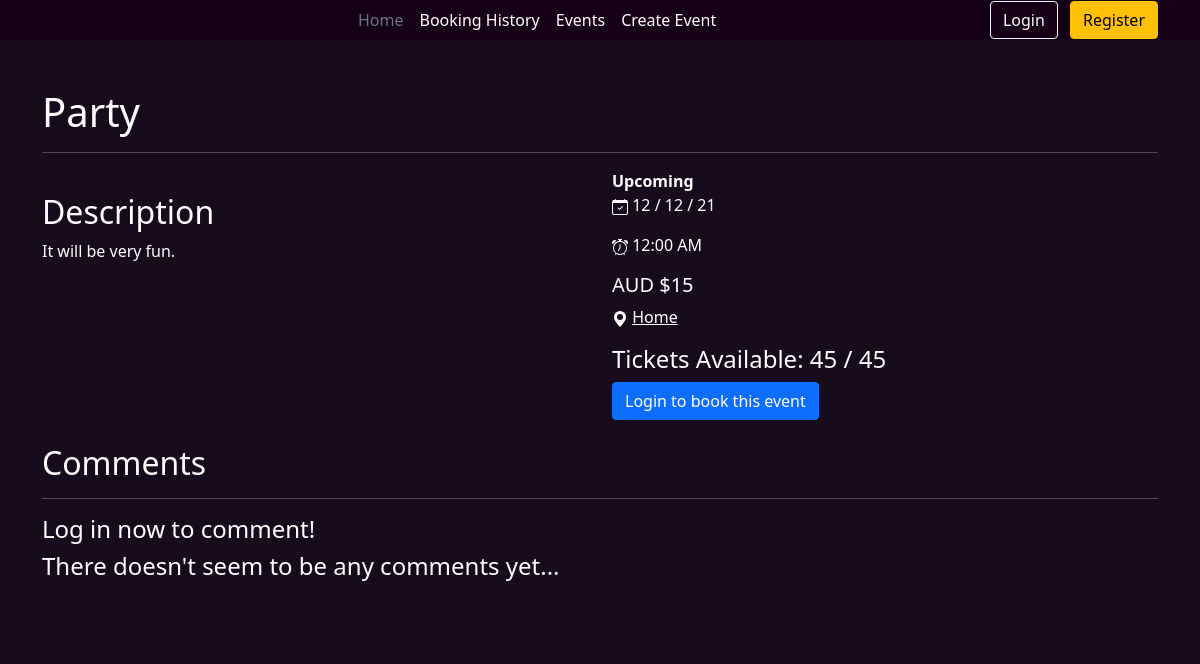
Page /event/view/1 on the earlier database version.
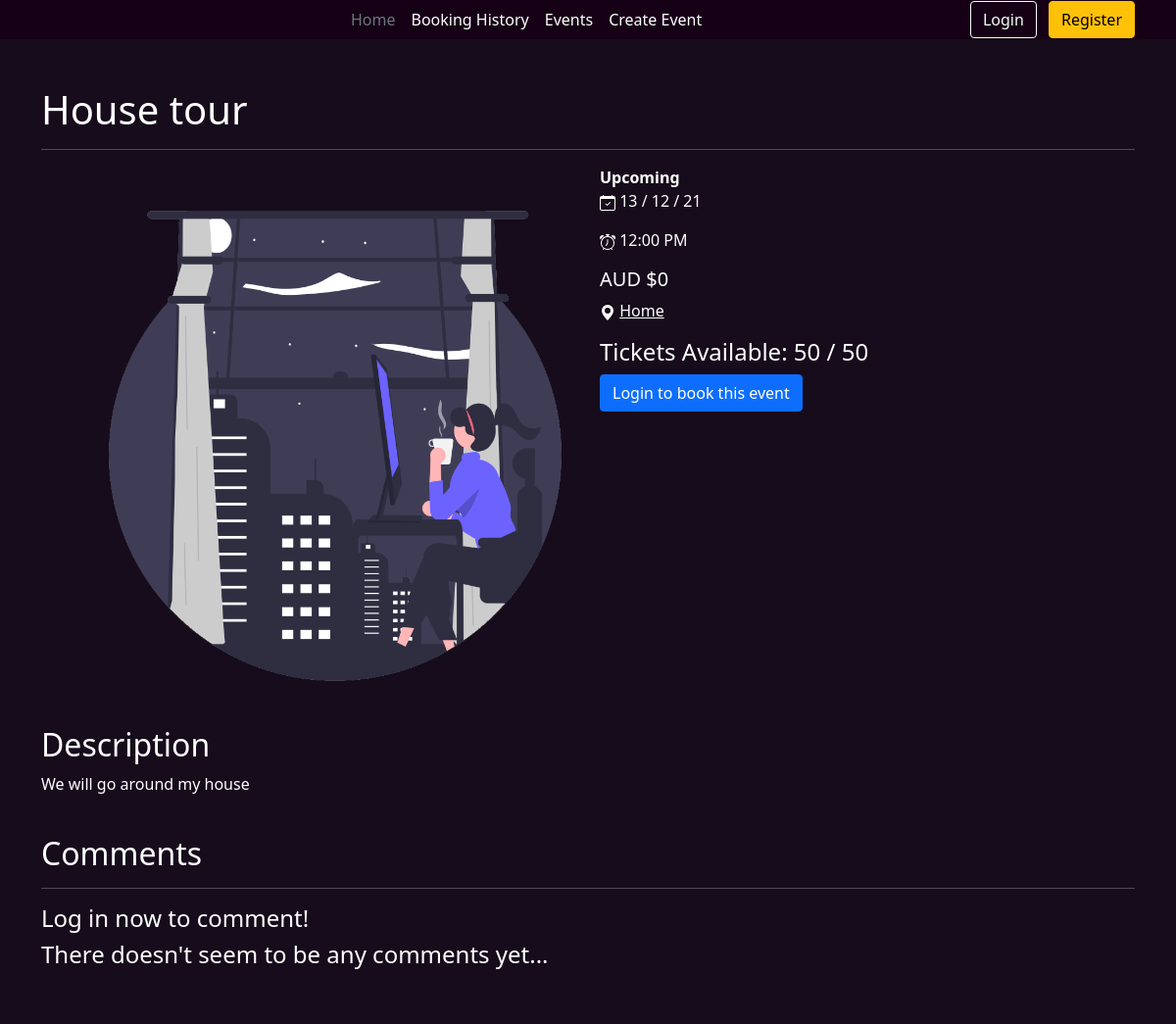
Same page on the later database version.
### website/models.py (models this page shows)
class Event(db.Model):
    __tablename__ = "events"
    EventID = db.Column(db.Integer, primary_key = True, nullable = False, autoincrement=True)
    Name = db.Column(db.String(256), nullable = False)
    Description = db.Column(db.String(256), nullable = False)
    Status = db.Column(db.String(256), nullable = False)
    DateTime = db.Column(db.DateTime, nullable = False)
    Cost = db.Column(db.Integer, nullable = False)
    Address = db.Column(db.String(256), nullable = False)
    AvailableTickets = db.Column(db.Integer, nullable = False)
    TotalTickets = db.Column(db.Integer, nullable = False)
    Image = db.Column(db.String(256), nullable = True)
    Username = db.Column(db.Integer, db.ForeignKey('users.Username'))
    CategoryID = db.Column(db.Integer, db.ForeignKey('categories.CategoryID'))
    Comments = db.relationship("Comment", backref="Event")
    Orders = db.relationship("Order", backref="Event")

### website/event.py (the view)
@eventbp.route('/view/<int:id>', methods=['GET', 'POST'])
def view(id):
    event = Event.query.filter_by(EventID = id).first()
    form = CreateComment()
    if event is None:
        return abort(404)
    bookingForm = bookEvent(event)
    if form.validate_on_submit():
        return redirect(url_for('event.view', id=id))
    return render_template("event/view.html", event = event, form = form , bookingForm = bookingForm)

### website/forms.py (called while the page is built)
def bookEvent(event):
    class CreateBooking(FlaskForm):
        Amount = IntegerField("Number of Tickets", validators=[InputRequired(), NumberRange(min = 1, max = event.AvailableTickets)])
        Submit = SubmitField("Place order")
    return CreateBooking()

### website/templates/event/view.html (shortened to what this page needs)
{% extends "base.html" %}
{% block body %}
<div class="container">
  <div class="white event-content mt-5">
    <h1 class="mb-3" style="text-align: left;">{{event.Name}}</h1>
    <hr>
    <div class="row mb-4">
      <div class="col-6">
        <img width="600px" src="{{ url_for('static' , filename=event.Image) }}" alt="">
        <h2>Description</h2>
        <p>{{event.Description}}</p>
      </div>
      <div class="col-6">
        <strong>{{event.Status}}</strong>
        <p> {{event.DateTime.strftime('%d / %m / %y')}}</p>
        <p> {{event.DateTime.strftime('%I:%M %p')}}</p>
        <h5>AUD ${{event.Cost}}</h5>
        <p><svg xmlns="http://www.w3.org/2000/svg" width="16" height="16" fill="currentColor" class="bi bi-geo-alt-fill" viewBox="0 0 16 16">
            <path d="M8 16s6-5.686 6-10A6 6 0 0 0 2 6c0 4.314 6 10 6 10zm0-7a3 3 0 1 1 0-6 3 3 0 0 1 0 6z"/>
          </svg> <a style="color: white;" target="_blank" href="https://maps.google.com/?q={{event.Address}}">{{event.Address}}</a></p>
        <h4>Tickets Available: {{event.AvailableTickets}} / {{event.TotalTickets}}</h4>
        {% if current_user.is_authenticated %}
        <button type="button" class="btn btn-primary" data-bs-toggle="modal" data-bs-target="#bookingModal">
          Purchase Tickets
        </button>
        {% else %}
        <a href="{{url_for('auth.login')}}" class="btn btn-primary">Login to book this event</a>
        {% endif %}
      </div>
    </div>
    <div class="comments">
      <h2>Comments</h2>
      <hr>
      {% if current_user.is_authenticated %}
      <form action="" method="POST">
        {{form.hidden_tag()}}
        <div class="form-group">
          {{form.Content()}}
          {{form.Submit()}}
        </div>
      </form>
      {%else%}
      <h4>Log in now to comment!</h4>
      {% endif %}
      {% if event.Comments | length < 1 %}
      <h4>There doesn't seem to be any comments yet...</h4>
      {% endif %}
    </div>
</div>
</div>
{% endblock %}

### website/templates/base.html (shortened to what this page needs)
<!DOCTYPE html>
<html lang="en">
<head>
    <link href="https://cdn.jsdelivr.net/npm/bootstrap@5.1.0/dist/css/bootstrap.min.css" rel="stylesheet">
    <link rel="stylesheet" href="{{ url_for('static', filename='index.css') }}">
</head>
<body>
    <header>
        <div class="container">
            <div class="d-flex flex-wrap align-items-center justify-content-center justify-content-lg-start">
                <a href="/" class="d-flex align-items-center mb-2 mb-lg-0 text-white text-decoration-none">
                    <svg class="bi me-2" width="100%" height="32" role="img" aria-label="Bootstrap"><use xlink:href="/IM"/></svg>
                </a>
                <ul class="nav col-12 col-lg-auto me-lg-auto mb-2 justify-content-center mb-md-0">
                    <li><a href="{{url_for('main.index')}}" class="nav-link px-2 text-secondary">Home</a></li>
                    <li><a href="#" class="nav-link px-2 text-white">Booking History</a></li>
                    <li><a href="#" class="nav-link px-2 text-white">Events</a></li>
                    <li><a href="{{url_for('event.create')}}" class="nav-link px-2 text-white">Create Event</a></li>
                </ul>
                <div class="text-end">
                    {% if current_user.is_authenticated %}
                    <a class="btn btn-outline-light me-2" href="{{url_for('auth.logout')}}">Log Out</a>
                    {% else %}
                    <a class="btn btn-outline-light me-2" href="{{url_for('auth.login')}}">Login</a>
                    <a class="btn btn-warning" href="{{url_for('auth.register')}}">Register</a>
                    {% endif %}
                </div>
            </div>
        </div>
    </header>
    <body>
        {% block body %}{% endblock %}
    </body>
    <footer>
    </footer>
</body>
</html>

### website/static/index.css (style rules this page uses)
.white { color: white; }
.white p { color: white; }
h1, h2, h3, h4, h5, h6 { color: white; }
p { color: black; }
header { background-color: rgb(22, 0, 22); }
body { background-color: #160c1b; }
footer { background-color: #160c1b; padding-bottom: 3em; }
hr { border: 0; border-top: 1px solid white; }
.comments { text-align: left; }

Differences in the rows shown:
changed Event "Upcoming": Name "Party" → "House tour"; Image: picture added; Description "It will be very fun." → "We will go around my house"; DateTime "12 / 12 / 21" → "13 / 12 / 21"; DateTime "12:00 AM" → "12:00 PM"; Cost "15" → "0"; AvailableTickets "45" → "50"; TotalTickets "45" → "50"
